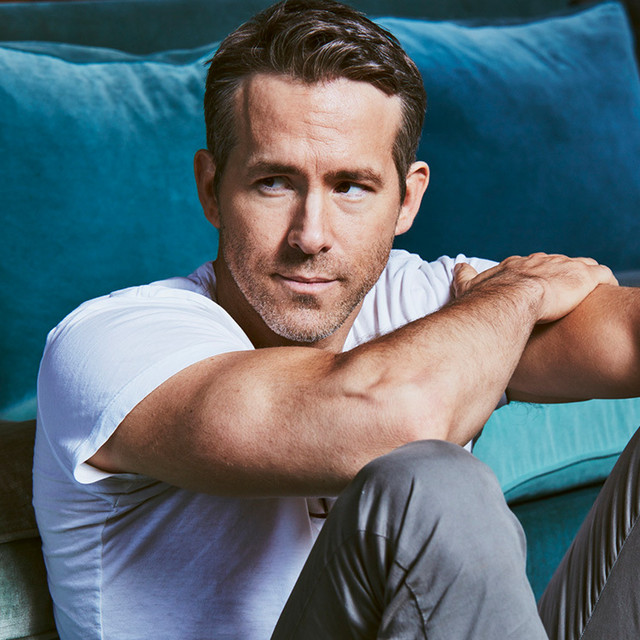
#> input picture 01-image-cartoonifier/assets/RR.jpg, 640 x 640 px; its folder holds only this picture in this run
$ jupyter execute cartoonifier.ipynb   (older library calls are emulated)
#> lines starting #> are read from the running program, lines starting #| are printed output that depends on the picture; after the words box and inside, x2 and y2 are one past the last pixel; in counts of white or black regions, pixels touching at a corner belong together
#> further down, img is the input picture: shape (640, 640, 3); mean B, G, R 115, 107.3, 92.3
# Image Cartoonifier

Turns a real-world photo into a cartoon-style image using classical image processing:

1. **Binary sketch** — grayscale → median blur (denoise) → Laplacian edge detection → binary threshold
2. **Color painting** — edge-preserving bilateral filter to flatten colors while keeping edges
3. **Overlay** — combine the sketch mask with the painting via `bitwise_and`

[cell 1]
import glob

import cv2
import matplotlib.pyplot as plt
import numpy as np

### Read input images

[cell 2]
image_paths = sorted(glob.glob("assets/*"))
print(image_paths)

### Pipeline

[cell 3]
def cartoonify(img, median_ksize=5, laplacian_ksize=5, threshold=160):
    """Return (binary_sketch, painting, cartoon) for a BGR input image."""
#> called with median_ksize = 5, laplacian_ksize = 5, threshold = 160
    # 1. Binary sketch: denoise -> Laplacian edges -> threshold
    grayscale = cv2.cvtColor(img, cv2.COLOR_BGR2GRAY)
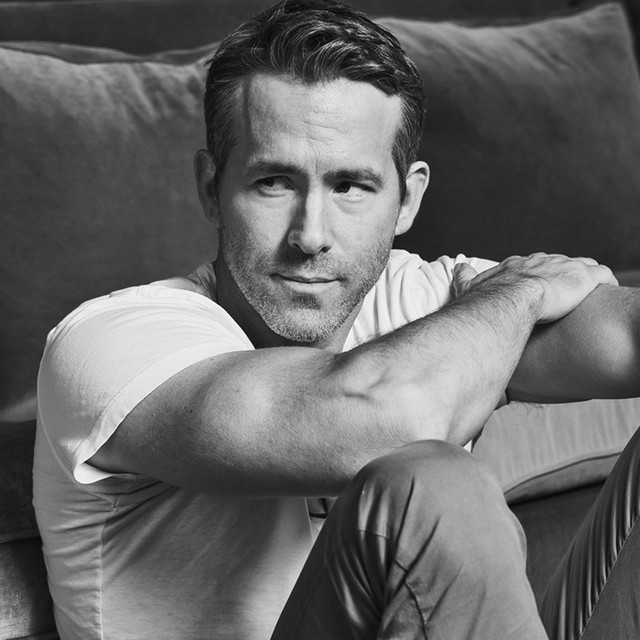
#> grayscale: shape (640, 640); min 1, max 255, mean 103.7
    blurred = cv2.medianBlur(grayscale, median_ksize)
    edges = cv2.Laplacian(blurred, cv2.CV_8U, ksize=laplacian_ksize)
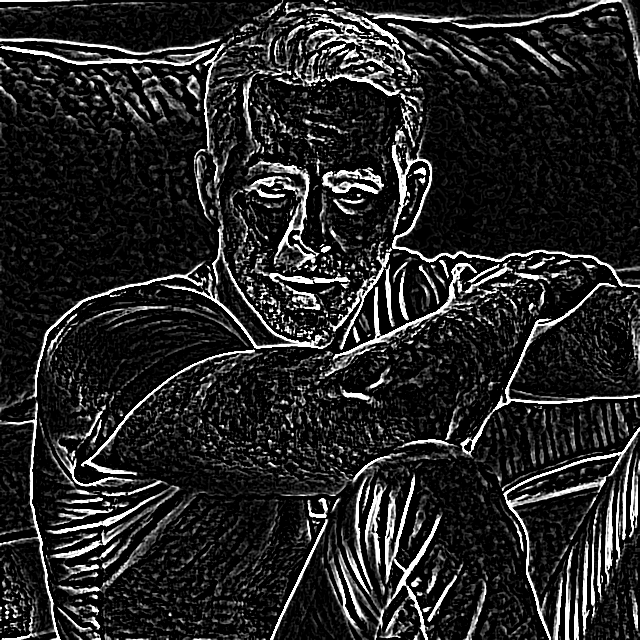
#> edges: shape (640, 640); min 0, max 255, mean 37
    _, sketch = cv2.threshold(edges, threshold, 255, cv2.THRESH_BINARY_INV)
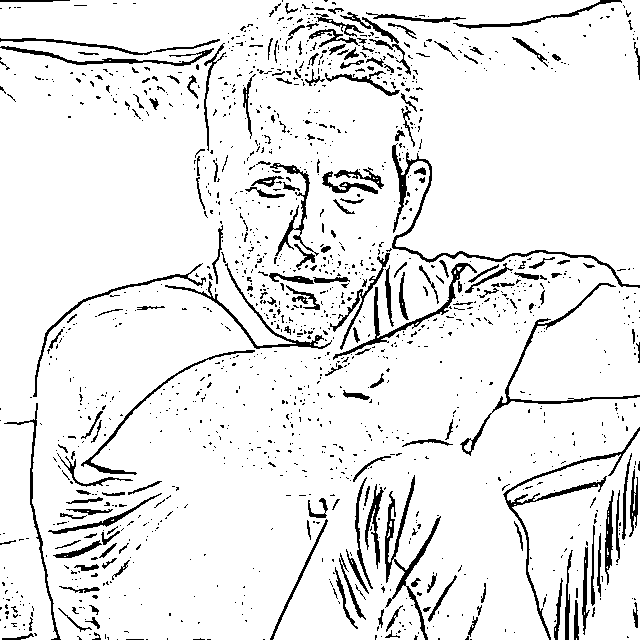
#> sketch: shape (640, 640); 91.6% white; black in thin lines or dots

    # 2. Painting: strong bilateral filter flattens colors, preserves edges
    painting = cv2.bilateralFilter(img, d=9, sigmaColor=250, sigmaSpace=250)

    # 3. Overlay sketch on top of the painting
    cartoon = cv2.bitwise_and(painting, painting, mask=sketch)
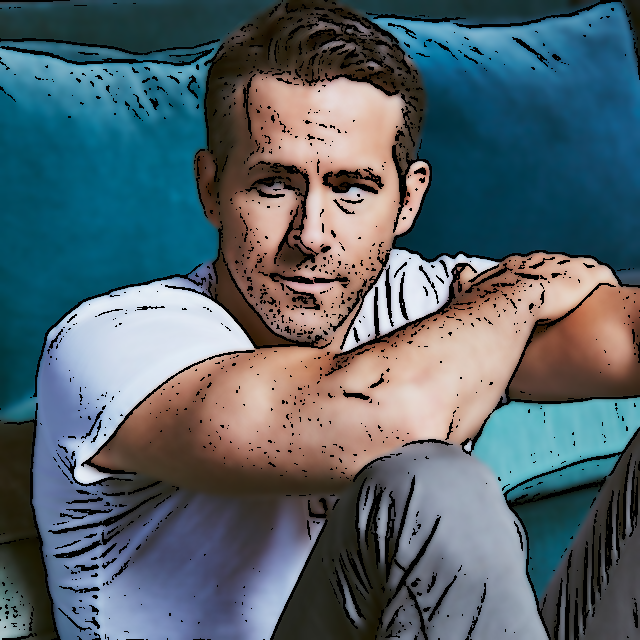
#> cartoon: shape (640, 640, 3); mean B, G, R 107.6, 100, 85
    return sketch, painting, cartoon

### Run on every sample image

[cell 4]
for path in image_paths:
    img = cv2.imread(path)
    if img is None:
        print("skipping unreadable file:", path)
        continue

    sketch, painting, cartoon = cartoonify(img)

    fig, axes = plt.subplots(1, 3, figsize=(15, 5))
    for ax, im, title in zip(
        axes,
        [cv2.cvtColor(img, cv2.COLOR_BGR2RGB), sketch, cv2.cvtColor(cartoon, cv2.COLOR_BGR2RGB)],
        ["Original", "Binary sketch", "Cartoon"],
    ):
        ax.imshow(im, cmap="gray" if im.ndim == 2 else None)
        ax.set_title(f"{title} — {path.split('/')[-1]}")
        ax.axis("off")
#> this loop made 3 passes
#> title on passes 1 to 3: 'Original', 'Binary sketch', 'Cartoon'
    plt.tight_layout()
    plt.show()
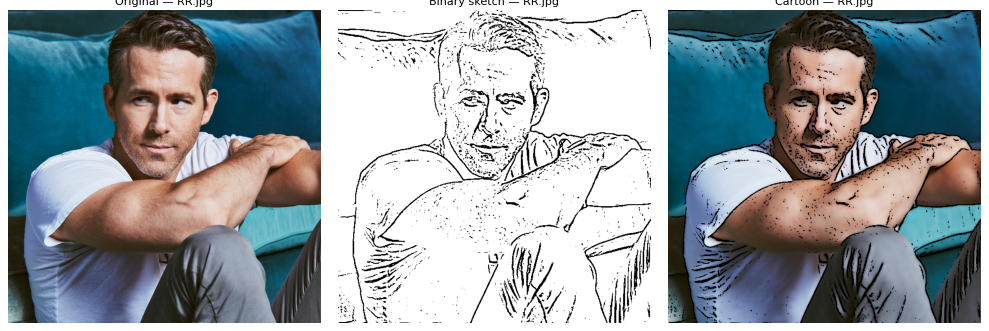
#> figure drawn by matplotlib, 3 panels

$ run again, on 01-image-cartoonifier/assets/image.jpg
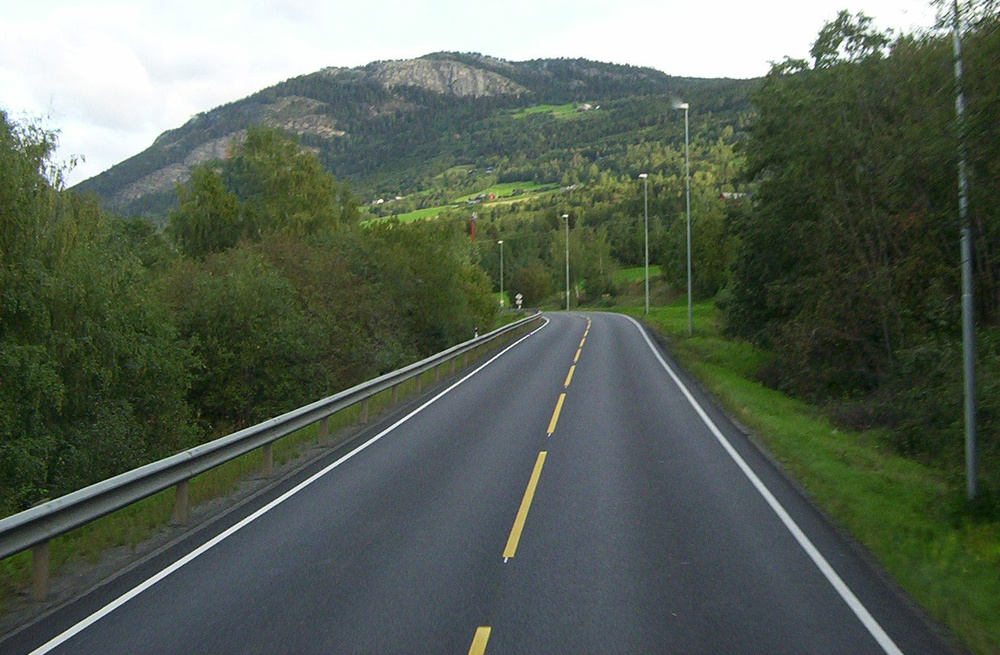
#> input picture 01-image-cartoonifier/assets/image.jpg, 1000 x 655 px, shrunk from 1346 x 882 before the run
#> img is the input picture: shape (655, 1000, 3); mean B, G, R 87, 99.6, 89.3
#> in cartoonify, `_, sketch = cv2.threshold(edges, threshold, 255, cv2.THRESH_BINARY_INV)`:
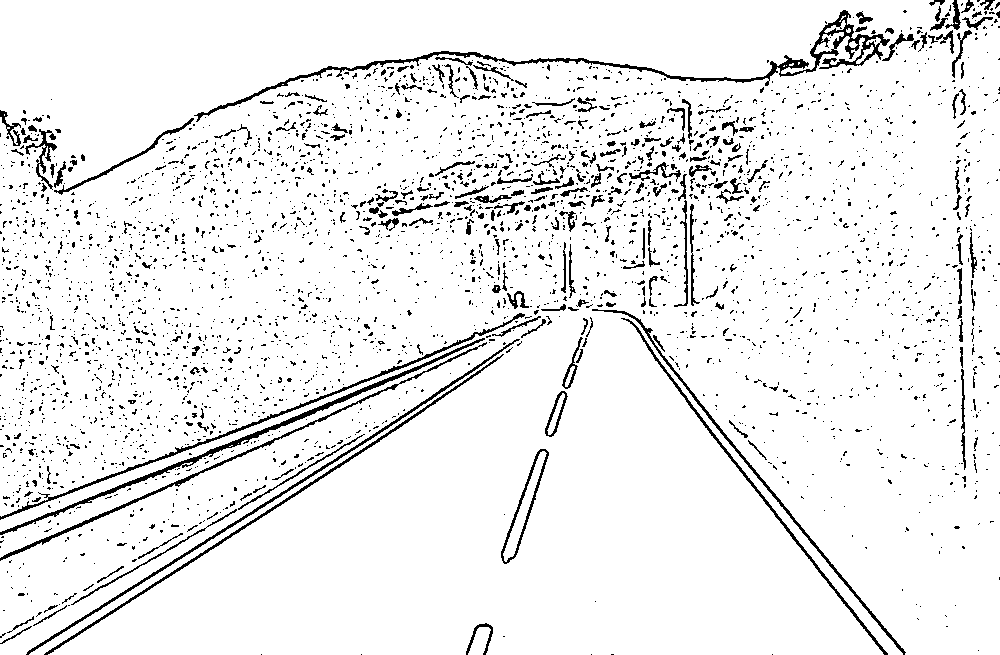
#> sketch: shape (655, 1000); 93.2% white; black in thin lines or dots
#> the loop `for ax, im, title in zip( axes, [cv2.cvtColor(img, cv2.COLOR_BGR2RGB),..` made 3 passes
#> title on passes 1 to 3: 'Original', 'Binary sketch', 'Cartoon'
#> `plt.show()`:
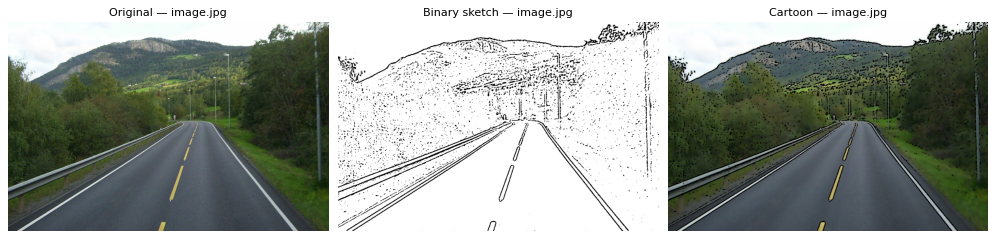
#> figure drawn by matplotlib, 3 panels

$ run again, on 01-image-cartoonifier/assets/image2.jpg
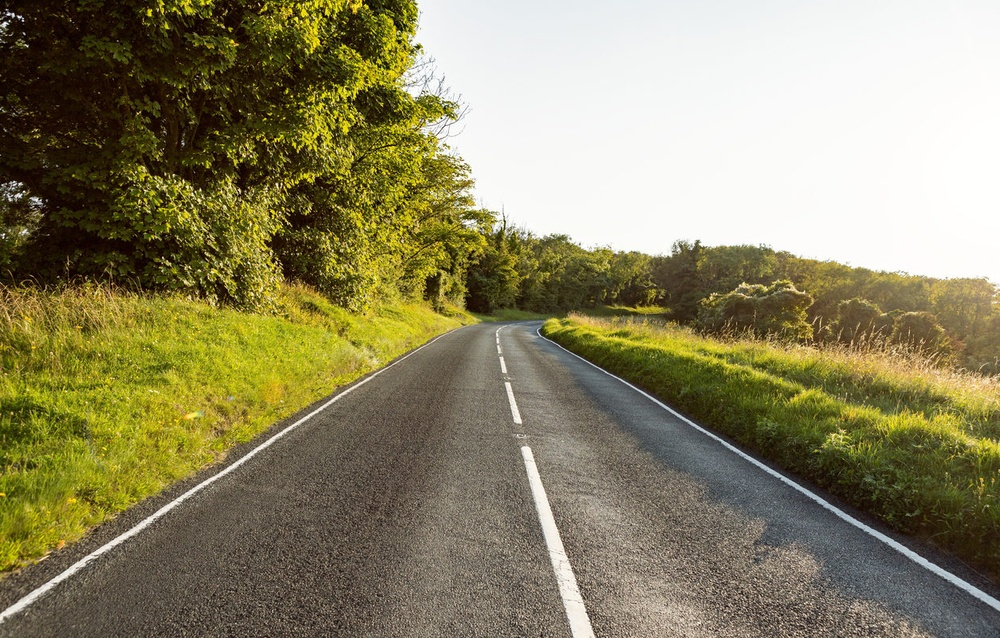
#> input picture 01-image-cartoonifier/assets/image2.jpg, 1000 x 638 px, shrunk from 1254 x 800 before the run
#> img is the input picture: shape (638, 1000, 3); mean B, G, R 98.5, 132.8, 139.5
#> in cartoonify, `_, sketch = cv2.threshold(edges, threshold, 255, cv2.THRESH_BINARY_INV)`:
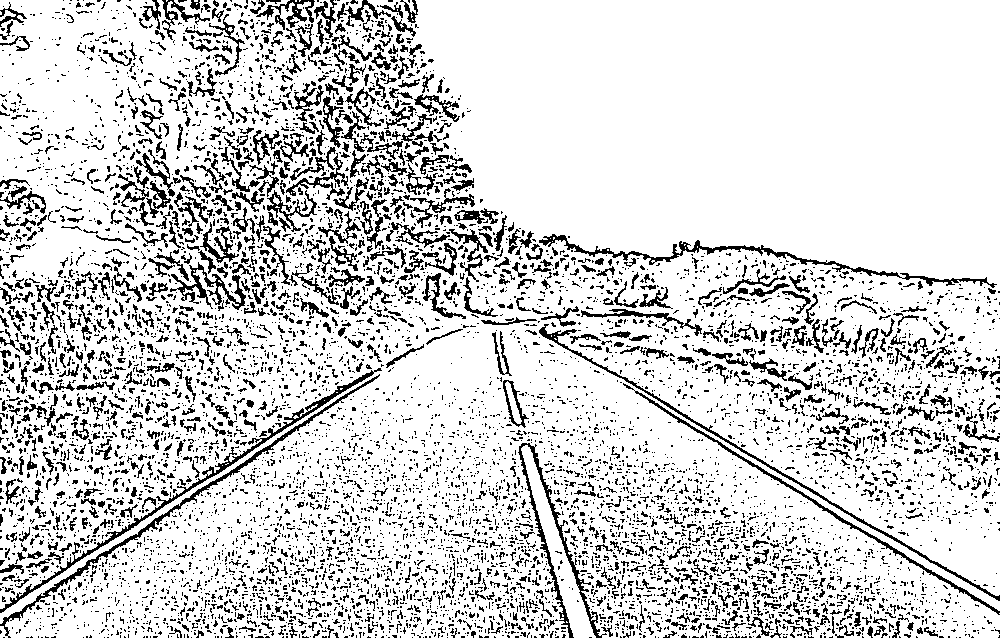
#> sketch: shape (638, 1000); 83.3% white; black in thin lines or dots
#> the loop `for ax, im, title in zip( axes, [cv2.cvtColor(img, cv2.COLOR_BGR2RGB),..` made 3 passes
#> title on passes 1 to 3: 'Original', 'Binary sketch', 'Cartoon'
#> `plt.show()`:
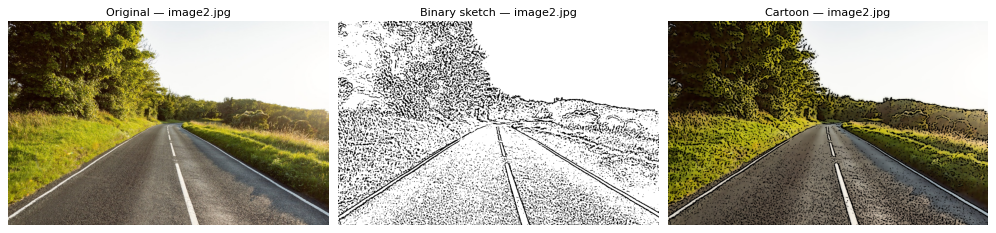
#> figure drawn by matplotlib, 3 panels
